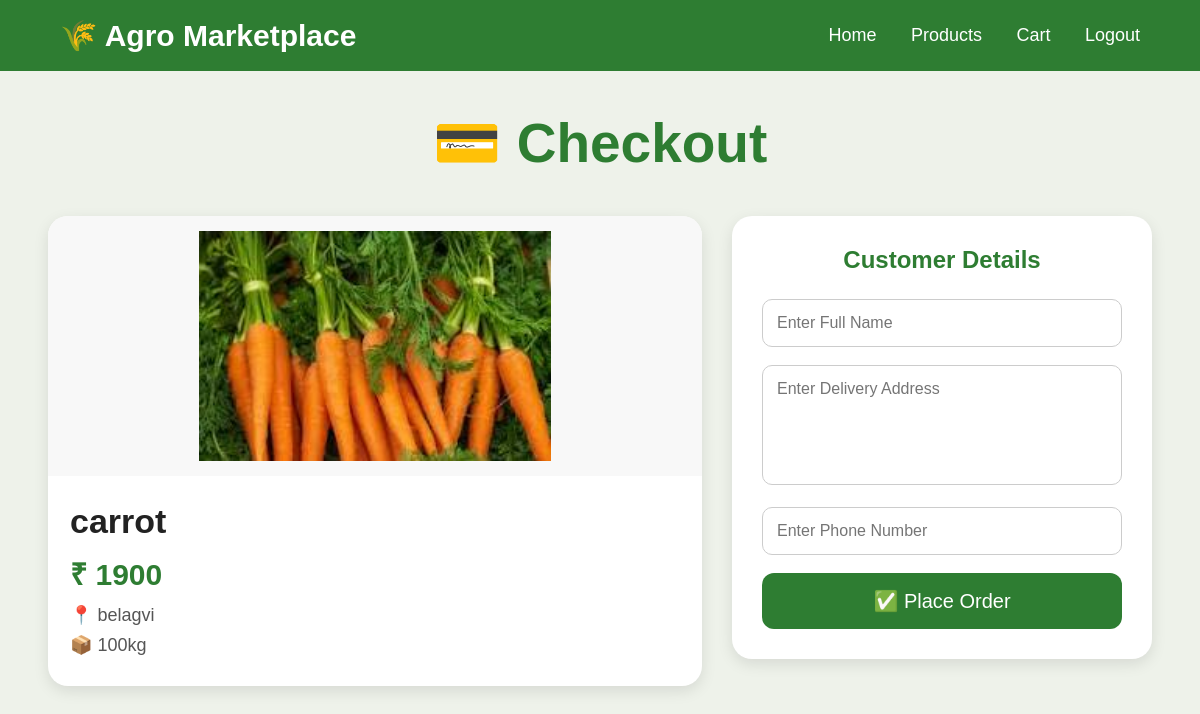
Screenshot of /buy/2 (signed in) with the database file from the repository.
### app.py (models this page shows)
class Product(db.Model):
    id = db.Column(db.Integer, primary_key=True)
    name = db.Column(db.String(100))
    price = db.Column(db.String(20))
    location = db.Column(db.String(100))
    quantity = db.Column(db.String(50))
    image = db.Column(db.String(200))
    farmer_id = db.Column(db.Integer)

### app.py (the view)
@app.route('/buy/<int:id>')
def buy(id):
    if 'customer' not in session:
        return redirect('/login_customer')
    product = Product.query.get_or_404(id)
    return render_template(
        "checkout.html",
        products=[product]
    )

### templates/checkout.html (shortened to what this page needs)
<!DOCTYPE html>
<html>
<head>
</head>
<body>
<div class="navbar">
    <div class="logo">
        🌾 Agro Marketplace
    </div>
    <div class="menu">
        <a href="/">Home</a>
        <a href="/show_products">Products</a>
        <a href="/cart">Cart</a>
        <a href="/logout">Logout</a>
    </div>
</div>
<div class="title">
    <h1>💳 Checkout</h1>
</div>
{% if products %}
<div class="main-container">
    <div class="products-box">
        {% for p in products %}
        <div class="card">
            {% if p.image %}
            <img src="{{ url_for('static', filename='uploads/' + p.image) }}">
            {% else %}
            <img src="https://images.unsplash.com/photo-1542838132-92c53300491e?q=80&w=1200&auto=format&fit=crop">
            {% endif %}
            <div class="content">
                <h2>{{ p.name }}</h2>
                <div class="price">
                    ₹ {{ p.price }}
                </div>
                <div class="info">
                    📍 {{ p.location }}
                </div>
                <div class="info">
                    📦 {{ p.quantity }}
                </div>
            </div>
        </div>
        {% endfor %}
    </div>
    <div class="checkout-box">
        <h2>Customer Details</h2>
        <form method="POST" action="/place_order">
            <div class="input-box">
                <input type="text"
                       name="name"
                       placeholder="Enter Full Name"
                       required>
            </div>
            <div class="input-box">
                <textarea name="address"
                          placeholder="Enter Delivery Address"
                          required></textarea>
            </div>
            <div class="input-box">
                <input type="text"
                       name="phone"
                       placeholder="Enter Phone Number"
                       required>
            </div>
            <button type="submit" class="place-btn">
                ✅ Place Order
            </button>
        </form>
    </div>
</div>
{% else %}
<div class="empty">
    No Products In Checkout
</div>
{% endif %}
</body>
</html>

### templates/checkout.html (style rules this page uses)
* { margin:0; padding:0; box-sizing:border-box; font-family:Arial, sans-serif; }
body { background:#eef2ea; }
.navbar { background:#2e7d32; padding:18px 60px; display:flex; justify-content:space-between; align-items:center; }
.logo { color:white; font-size:30px; font-weight:bold; }
.menu a { color:white; text-decoration:none; margin-left:30px; font-size:18px; }
.title { text-align:center; margin:40px 0; }
.title h1 { color:#2e7d32; font-size:55px; }
.main-container { width:92%; margin:auto; display:grid; grid-template-columns:1fr 420px; gap:30px; padding-bottom:60px; }
.products-box { display:flex; flex-direction:column; gap:25px; }
.card { background:white; border-radius:20px; overflow:hidden; box-shadow:0 5px 15px rgba(0,0,0,0.1); }
.card img { width:100%; height:260px; object-fit:contain; background:#f8f8f8; padding:15px; }
.content { padding:22px; }
.content h2 { font-size:34px; color:#222; margin-bottom:12px; }
.price { color:#2e7d32; font-size:30px; font-weight:bold; margin-bottom:10px; }
.info { color:#555; font-size:18px; margin-bottom:8px; }
.checkout-box { background:white; padding:30px; border-radius:20px; box-shadow:0 5px 15px rgba(0,0,0,0.1); height:fit-content; position:sticky; top:20px; }
.checkout-box h2 { color:#2e7d32; margin-bottom:25px; text-align:center; }
.input-box { margin-bottom:18px; }
.input-box input, .input-box textarea { width:100%; padding:14px; border:1px solid #ccc; border-radius:10px; font-size:16px; outline:none; }
textarea { resize:none; height:120px; }
.place-btn { width:100%; padding:16px; border:none; border-radius:12px; background:#2e7d32; color:white; font-size:20px; cursor:pointer; transition:0.3s; }

### rows the page displays
Product: image (picture), name "carrot", price "1900", location "belagvi", quantity "100kg"
